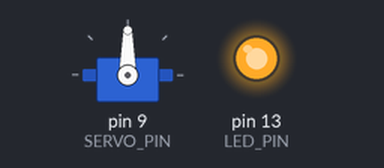
Simulated run of this sketch. Board: Teensy 3. Shown: servo, output pins drawn as LEDs (lit = HIGH). The ROS host is connected and sends only what is stated.

Above: at 0.1 s.
At 9.9 s:
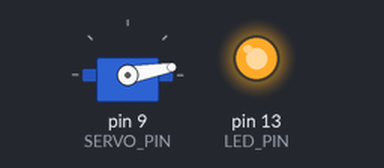
At 19.7 s:
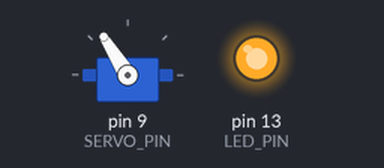
At 39.3 s:
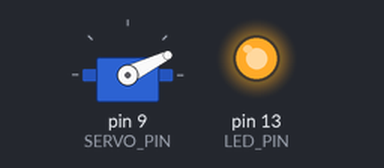
Timing chart, 0 to 40.0 s (numbered marks = the images above):
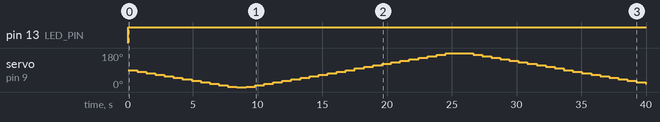

Measured:
- by itself, pin 13 (LED_PIN): LOW → HIGH at 0.00 s
- by itself, servo on pin 9 (SERVO_PIN): 90° → 82° at 0.70 s, → 74° 0.70 s later, → 66° 0.70 s later, → 58° 0.70 s later, … (57 changes in this stretch)

The sketch:

teensy_node.ino
```cpp
/*
 * rosserial node that subscribes to aruco transform node and turns servo towards it, while
 * constantly broadcasting its tf (between servo_mount and camera on the servo).
 *
 * The setup:
 * A teensy is connected to a Linux-box running ROS over USB cable, and three wires going to a servo.
 * The servo is fixed to the robot, and a camera is mounted on the servo (the rotating part). The camera
 * sends camera data to the Linux-box, which uses ar_sys to detect aruco markers, and then it publishes
 * a transform message (indicating relative pose from camera to marker). This node uses that transform to
 * calculate how far off the marker is from the camera (yaw angle only), and decides to turn in the direction
 * of the marker. This teensy node is programmed in Arduino (for Teensy 3.1) and interfaces with ROS using
 * the rosserial_python serial_node.
 *
 * If this teensy node fails to see the marker for a short period (SWEEP_TIMER_LIMIT), it starts sweeping the servo
 * back and forth. If the marker is still not seen for a longer period (LOST_TIMER_LIMIT), the node declares itself
 * lost and publishes a true value on the lost topic once. Whenever the node sees a marker again, it resets both timers
 * and publishes a false value on the lost topic once. As long as the node is not sweeping or lost, it will turn towards
 * the aruco marker.
 *
 * Published Topics:
 * /tf (broadcasts tf from camera to servo_mount)
 * /servo_camera_state (boolean true if lost and false if not lost)
 *
 *
 * Subscribed Topics:
 * /ar_single_board/transform (transform with pose of marker relative to camera)
 *
 */
#include <ros.h>
#include <tf/tf.h>
#include <tf/transform_broadcaster.h>
#include <std_msgs/Bool.h>
#include <std_msgs/Float32.h>
#include <ros/time.h>
#include <Servo.h>

Servo servo;            // create servo object to control a servo
float servo_position;     // variable to store the servo position

enum turn_direction{
  CLOCKWISE,
  COUNTER_CLOCKWISE,
  NONE
};
turn_direction turn = CLOCKWISE;  // direction to turn.
turn_direction last_turn = turn;

unsigned long previous_millis = 0;           // stores time when last loop() called
unsigned long time_seen_marker = millis();   // stores time since last seen marker
bool sweeping = true;                        // variable to store whether sweeping (start off sweeping)

// constants
const float ERROR_THRESHOLD = 5.0f;        // in degrees
const int SERVO_DELAY_INCREMENT = 700;      // how long to wait before moving the servo one step (in milliseconds)
const float SERVO_INCREMENT = 8.0f;             // step angle to rotate servo by every loop (in degrees-ish)
const int LED_PIN = 13;                    // LED pin number
const unsigned long SWEEP_TIMER_LIMIT = 1000000;     // in microseconds (1 second)
const unsigned long LOST_TIMER_LIMIT = 10000000;   // in microseconds (10 seconds)
const unsigned int SERVO_PIN = 9;
// ROS node handle
ros::NodeHandle nh;

// ROS message types and objects
std_msgs::Bool aruco_lost;
geometry_msgs::TransformStamped transform_message;
tf::TransformBroadcaster broadcaster;

// publishers and subscribers
ros::Publisher lost_pub("servo_camera_state", &aruco_lost);
void transform_callback(const geometry_msgs::TransformStamped& t);  // need to define
ros::Subscriber<geometry_msgs::TransformStamped> transform_sub("/ar_single_board/transform", transform_callback );

// timers for interrupts that trigger callbacks
IntervalTimer lost_timer;
IntervalTimer sweep_timer;

// tf child and parent frames
const char parent[] = "/servo_mount";
const char child[] = "/camera";

// called when we receive a transform from ar_sys
// calculates the error_angle (yaw) from the aruco marker and decides if to turn in a certain direction.
// also resets lost and sweeping timers after publishing that we're not lost
void transform_callback(const geometry_msgs::TransformStamped& t) {
  float error_angle = atan(t.transform.translation.x / t.transform.translation.z)  * 180 / PI;  // in degrees

  last_turn = turn;

  if (error_angle > ERROR_THRESHOLD)
    turn = CLOCKWISE;
  else if (error_angle < - ERROR_THRESHOLD)
    turn = COUNTER_CLOCKWISE;
  else
    turn = NONE;


  // if we thought we were lost (just found a marker after we thought we were lost),
  if (aruco_lost.data) {
    // publish that we're not lost
    aruco_lost.data = false;
    lost_pub.publish(&aruco_lost);
  }

  // reset lost timer (we are not lost anymore)
  sweeping = false;
  sweep_timer.begin(sweep_callback, SWEEP_TIMER_LIMIT);
  aruco_lost.data = false;
  lost_timer.begin(lost_callback, LOST_TIMER_LIMIT);
}

// broadcasts the tf between camera and servo_mount to ROS
void broadcast_tf()
{
  // instead of 0 to 180, make the values from -90 to 90 (where 0 is in the middle pointing forward)
  double angle = map(servo_position, 0, 180, -90, 90);

  // broadcast tf
  transform_message.transform.rotation = tf::createQuaternionFromYaw(angle * PI / 180);  // update rotation quaternion based on position of servo
  transform_message.header.stamp = nh.now();
  broadcaster.sendTransform(transform_message);
}

// fires when it's been LOST_TIMER_LIMIT microseconds since we received an ar_sys transform (since we've seen a marker)
// publishes lost message the first time
void lost_callback(void)
{
  // if aruco_lost is false, set it to true
  if (!aruco_lost.data && sweeping) {
    aruco_lost.data = true;
    // publish that we're lost
    lost_pub.publish(&aruco_lost);
  }
}

// fires when it's been SWEEP_TIMER_LIMIT microseconds since we've seen an ar_sys marker
void sweep_callback(void)
{
  // if sweeping is false, set it to true
  if (!sweeping) {
    sweeping = true;
  }
}

// start up code
void setup()
{
  pinMode(LED_PIN, OUTPUT);
  servo.attach(SERVO_PIN);        // attaches the servo on pin 9 to the servo object
  nh.initNode();            // initializes ROS node
  nh.advertise(lost_pub);
  nh.subscribe(transform_sub);
  broadcaster.init(nh);     // initializes tf broadcaster

  servo_position = 90.0f;                // reference configuration
  transform_message.header.frame_id = parent;
  transform_message.child_frame_id = child;

  // set aruco_lost to true (start off being lost)
  aruco_lost.data = true;

  // initialize lost and sweeping timer and callback
  lost_timer.begin(lost_callback, LOST_TIMER_LIMIT);
  sweep_timer.begin(sweep_callback, SWEEP_TIMER_LIMIT);
}

// turn the servo the desired direction (if any) and broadcast our tf.
void loop()
{
  unsigned long current_millis = millis();
  // if sweeping (we're lost), turn servo
  if (sweeping) {
    // uses a no-delay timer
    if (current_millis - previous_millis > SERVO_DELAY_INCREMENT) {
      previous_millis = current_millis;


      // if we're not turning, have it turn in an arbitrarily chosen direction
      if (turn == NONE) turn = last_turn;

      // sweep pos of servo
      if (turn == COUNTER_CLOCKWISE) {
        servo_position += SERVO_INCREMENT;
      } else {
        servo_position -= SERVO_INCREMENT;
      }

      servo.write(servo_position);              // move servo to position

      broadcast_tf();

      // switch direction if we reached the limit
      if (servo_position <= 0) {
        last_turn = turn;
        turn = COUNTER_CLOCKWISE;
      } else if (servo_position >= 180) {
        last_turn = turn;
        turn = CLOCKWISE;
      }

    }
    // we're not sweeping
  } else {
    if (current_millis - previous_millis > SERVO_DELAY_INCREMENT) {
      previous_millis = current_millis;

      // turn towards the aruco board
      // counter-clockwise
      if (turn == COUNTER_CLOCKWISE && servo_position < 180) {
        servo_position += SERVO_INCREMENT;
        // clockwise
      } else if (turn == CLOCKWISE && servo_position > 0) {
        servo_position -= SERVO_INCREMENT;
      }

      servo.write(servo_position);
      broadcast_tf();

    }
  }

  digitalWrite(LED_PIN, aruco_lost.data);  // turn LED on or off based on whether we're lost or not
  nh.spinOnce();
}
```
